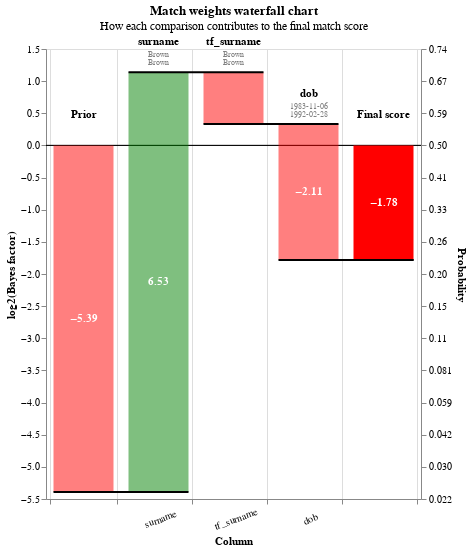

The notebook cell this image was saved under:
### Code cell
linker.waterfall_chart(linker.predict().as_record_dict(limit=2))

### Figure 1 — Vega-Lite specification as saved in the notebook (floating-point values rounded to 4 significant figures)
{"$schema": "https://vega.github.io/schema/vega-lite/v5.2.0.json", "config": {"view": {"continuousHeight": 300, "continuousWidth": 400}}, "data": {"values": [{"bar_sort_order": 0, "bayes_factor": 0.02382, "bayes_factor_description": null, "column_name": "Prior", "comparison_vector_value": null, "label_for_charts": "Starting match weight (prior)", "log2_bayes_factor": -5.392, "m_probability": null, "record_number": 0, "sql_condition": null, "term_frequency_adjustment": null, "u_probability": null, "value_l": "", "value_r": ""}, {"bar_sort_order": 1, "bayes_factor": 1, "bayes_factor_description": "If comparison level is `null` then comparison is 1.00 times more likely to be a match", "column_name": "first_name", "comparison_vector_value": -1, "label_for_charts": "Null", "log2_bayes_factor": 0, "m_probability": null, "record_number": 0, "sql_condition": "first_name_l IS NULL OR first_name_r IS NULL", "term_frequency_adjustment": false, "u_probability": null, "value_l": "Lola", "value_r": "nan"}, {"bar_sort_order": 2, "bayes_factor": 1, "bayes_factor_description": "If comparison level is `null` then comparison is 1.00 times more likely to be a match", "column_name": "tf_first_name", "comparison_vector_value": -1, "label_for_charts": "Null", "log2_bayes_factor": 0, "m_probability": null, "record_number": 0, "sql_condition": "first_name_l IS NULL OR first_name_r IS NULL", "term_frequency_adjustment": true, "u_probability": null, "value_l": "", "value_r": ""}, {"bar_sort_order": 3, "bayes_factor": 92.39, "bayes_factor_description": "If comparison level is `exact_match` then comparison is 92.39 times more likely to be a match", "column_name": "surname", "comparison_vector_value": 2, "label_for_charts": "exact_match", "log2_bayes_factor": 6.53, "m_probability": 0.4518, "record_number": 0, "sql_condition": "surname_l = surname_r", "term_frequency_adjustment": false, "u_probability": 0.00489, "value_l": "Brown", "value_r": "Brown"}, {"bar_sort_order": 4, "bayes_factor": 0.5721, "bayes_factor_description": "Term frequency adjustment on surname makes comparison  1.75 times less likely to be a match", "column_name": "tf_surname", "comparison_vector_value": 2, "label_for_charts": "Term freq adjustment on surname with weight {cl.tf_adjustment_weight}", "log2_bayes_factor": -0.8056, "m_probability": null, "record_number": 0, "sql_condition": "surname_l = surname_r", "term_frequency_adjustment": true, "u_probability": null, "value_l": "Brown", "value_r": "Brown"}, {"bar_sort_order": 5, "bayes_factor": 0.2309, "bayes_factor_description": "If comparison level is `all other comparisons` then comparison is  4.33 times less likely to be a match", "column_name": "dob", "comparison_vector_value": 0, "label_for_charts": "All other comparisons", "log2_bayes_factor": -2.115, "m_probability": 0.2265, "record_number": 0, "sql_condition": "ELSE", "term_frequency_adjustment": false, "u_probability": 0.9811, "value_l": "1983-11-06", "value_r": "1992-02-28"}, {"bar_sort_order": 6, "bayes_factor": 1, "bayes_factor_description": "If comparison level is `all other comparisons` then comparison is  4.33 times less likely to be a match", "column_name": "tf_dob", "comparison_vector_value": 0, "label_for_charts": "All other comparisons", "log2_bayes_factor": 0, "m_probability": 0.2265, "record_number": 0, "sql_condition": "ELSE", "term_frequency_adjustment": true, "u_probability": 0.9811, "value_l": "", "value_r": ""}, {"bar_sort_order": 7, "bayes_factor": 1, "bayes_factor_description": "If comparison level is `null` then comparison is 1.00 times more likely to be a match", "column_name": "city", "comparison_vector_value": -1, "label_for_charts": "Null", "log2_bayes_factor": 0, "m_probability": null, "record_number": 0, "sql_condition": "city_l IS NULL OR city_r IS NULL", "term_frequency_adjustment": false, "u_probability": null, "value_l": "Bradford", "value_r": "nan"}, {"bar_sort_order": 8, "bayes_factor": 1, "bayes_factor_description": "If comparison level is `null` then comparison is 1.00 times more likely to be a match", "column_name": "tf_city", "comparison_vector_value": -1, "label_for_charts": "Null", "log2_bayes_factor": 0, "m_probability": null, "record_number": 0, "sql_condition": "city_l IS NULL OR city_r IS NULL", "term_frequency_adjustment": true, "u_probability": null, "value_l": "", "value_r": ""}, {"bar_sort_order": 9, "bayes_factor": 1, "bayes_factor_description": "If comparison level is `null` then comparison is 1.00 times more likely to be a match", "column_name": "email", "comparison_vector_value": -1, "label_for_charts": "Null", "log2_bayes_factor": 0, "m_probability": null, "record_number": 0, "sql_condition": "email_l IS NULL OR email_r IS NULL", "term_frequency_adjustment": false, "u_probability": null, "value_l": "lola.b@martinesz-jone.net", "value_r": "nan"}, {"bar_sort_order": 10, "bayes_factor": 1, "bayes_factor_description": "If comparison level is `null` then comparison is 1.00 times more likely to be a match", "column_name": "tf_email", "comparison_vector_value": -1, "label_for_charts": "Null", "log2_bayes_factor": 0, "m_probability": null, "record_number": 0, "sql_condition": "email_l IS NULL OR email_r IS NULL", "term_frequency_adjustment": true, "u_probability": null, "value_l": "", "value_r": ""}, {"bar_sort_order": 11, "bayes_factor": 0.2907, "bayes_factor_description": null, "column_name": "Final score", "comparison_vector_value": null, "label_for_charts": "Final score", "log2_bayes_factor": -1.783, "m_probability": null, "record_number": 0, "sql_condition": null, "term_frequency_adjustment": null, "u_probability": null, "value_l": "", "value_r": ""}, {"bar_sort_order": 0, "bayes_factor": 0.02382, "bayes_factor_description": null, "column_name": "Prior", "comparison_vector_value": null, "label_for_charts": "Starting match weight (prior)", "log2_bayes_factor": -5.392, "m_probability": null, "record_number": 1, "sql_condition": null, "term_frequency_adjustment": null, "u_probability": null, "value_l": "", "value_r": ""}, {"bar_sort_order": 1, "bayes_factor": 87.57, "bayes_factor_description": "If comparison level is `exact_match` then comparison is 87.57 times more likely to be a match", "column_name": "first_name", "comparison_vector_value": 2, "label_for_charts": "exact_match", "log2_bayes_factor": 6.452, "m_probability": 0.5074, "record_number": 1, "sql_condition": "first_name_l = first_name_r", "term_frequency_adjustment": false, "u_probability": 0.005794, "value_l": "Charlotte", "value_r": "Charlotte"}, {"bar_sort_order": 2, "bayes_factor": 0.8024, "bayes_factor_description": "Term frequency adjustment on first_name makes comparison  1.25 times less likely to be a match", "column_name": "tf_first_name", "comparison_vector_value": 2, "label_for_charts": "Term freq adjustment on first_name with weight {cl.tf_adjustment_weight}", "log2_bayes_factor": -0.3176, "m_probability": null, "record_number": 1, "sql_condition": "first_name_l = first_name_r", "term_frequency_adjustment": true, "u_probability": null, "value_l": "Charlotte", "value_r": "Charlotte"}, {"bar_sort_order": 3, "bayes_factor": 92.39, "bayes_factor_description": "If comparison level is `exact_match` then comparison is 92.39 times more likely to be a match", "column_name": "surname", "comparison_vector_value": 2, "label_for_charts": "exact_match", "log2_bayes_factor": 6.53, "m_probability": 0.4518, "record_number": 1, "sql_condition": "surname_l = surname_r", "term_frequency_adjustment": false, "u_probability": 0.00489, "value_l": "Johnson", "value_r": "Johnson"}, {"bar_sort_order": 4, "bayes_factor": 2.002, "bayes_factor_description": "Term frequency adjustment on surname makes comparison 2.00 times more likely to be a match", "column_name": "tf_surname", "comparison_vector_value": 2, "label_for_charts": "Term freq adjustment on surname with weight {cl.tf_adjustment_weight}", "log2_bayes_factor": 1.002, "m_probability": null, "record_number": 1, "sql_condition": "surname_l = surname_r", "term_frequency_adjustment": true, "u_probability": null, "value_l": "Johnson", "value_r": "Johnson"}, {"bar_sort_order": 5, "bayes_factor": 0.2309, "bayes_factor_description": "If comparison level is `all other comparisons` then comparison is  4.33 times less likely to be a match", "column_name": "dob", "comparison_vector_value": 0, "label_for_charts": "All other comparisons", "log2_bayes_factor": -2.115, "m_probability": 0.2265, "record_number": 1, "sql_condition": "ELSE", "term_frequency_adjustment": false, "u_probability": 0.9811, "value_l": "2022-02-02", "value_r": "2012-01-06"}, {"bar_sort_order": 6, "bayes_factor": 1, "bayes_factor_description": "If comparison level is `all other comparisons` then comparison is  4.33 times less likely to be a match", "column_name": "tf_dob", "comparison_vector_value": 0, "label_for_charts": "All other comparisons", "log2_bayes_factor": 0, "m_probability": 0.2265, "record_number": 1, "sql_condition": "ELSE", "term_frequency_adjustment": true, "u_probability": 0.9811, "value_l": "", "value_r": ""}, {"bar_sort_order": 7, "bayes_factor": 0.4464, "bayes_factor_description": "If comparison level is `all other comparisons` then comparison is  2.24 times less likely to be a match", "column_name": "city", "comparison_vector_value": 0, "label_for_charts": "All other comparisons", "log2_bayes_factor": -1.164, "m_probability": 0.4218, "record_number": 1, "sql_condition": "ELSE", "term_frequency_adjustment": false, "u_probability": 0.9449, "value_l": "Telford", "value_r": "fTelford"}, {"bar_sort_order": 8, "bayes_factor": 1, "bayes_factor_description": "If comparison level is `all other comparisons` then comparison is  2.24 times less likely to be a match", "column_name": "tf_city", "comparison_vector_value": 0, "label_for_charts": "All other comparisons", "log2_bayes_factor": 0, "m_probability": 0.4218, "record_number": 1, "sql_condition": "ELSE", "term_frequency_adjustment": true, "u_probability": 0.9449, "value_l": "", "value_r": ""}, {"bar_sort_order": 9, "bayes_factor": 0.4234, "bayes_factor_description": "If comparison level is `all other comparisons` then comparison is  2.36 times less likely to be a match", "column_name": "email", "comparison_vector_value": 0, "label_for_charts": "All other comparisons", "log2_bayes_factor": -1.24, "m_probability": 0.4225, "record_number": 1, "sql_condition": "ELSE", "term_frequency_adjustment": false, "u_probability": 0.9978, "value_l": "charlottej68@lee-taylor.org", "value_r": "charlottej68@lee-taylor@.org"}, {"bar_sort_order": 10, "bayes_factor": 1, "bayes_factor_description": "If comparison level is `all other comparisons` then comparison is  2.36 times less likely to be a match", "column_name": "tf_email", "comparison_vector_value": 0, "label_for_charts": "All other comparisons", "log2_bayes_factor": 0, "m_probability": 0.4225, "record_number": 1, "sql_condition": "ELSE", "term_frequency_adjustment": true, "u_probability": 0.9978, "value_l": "", "value_r": ""}, {"bar_sort_order": 11, "bayes_factor": 13.51, "bayes_factor_description": null, "column_name": "Final score", "comparison_vector_value": null, "label_for_charts": "Final score", "log2_bayes_factor": 3.756, "m_probability": null, "record_number": 1, "sql_condition": null, "term_frequency_adjustment": null, "u_probability": null, "value_l": "", "value_r": ""}]}, "height": 450, "layer": [{"layer": [{"encoding": {"color": {"value": "black"}, "size": {"value": 0.5}, "y": {"field": "zero", "type": "quantitative"}}, "mark": "rule"}, {"encoding": {"color": {"condition": {"test": "(datum.log2_bayes_factor < 0)", "value": "red"}, "value": "green"}, "opacity": {"condition": {"test": "datum.column_name == 'Prior match weight' || datum.column_name == 'Final score'", "value": 1}, "value": 0.5}, "tooltip": [{"field": "column_name", "title": "Comparison column", "type": "nominal"}, {"field": "value_l", "title": "Value (L)", "type": "nominal"}, {"field": "value_r", "title": "Value (R)", "type": "nominal"}, {"field": "label_for_charts", "title": "Label", "type": "ordinal"}, {"field": "sql_condition", "title": "SQL condition", "type": "nominal"}, {"field": "comparison_vector_value", "title": "Comparison vector value", "type": "nominal"}, {"field": "bayes_factor", "format": ",.4f", "title": "Bayes factor = m/u", "type": "quantitative"}, {"field": "log2_bayes_factor", "format": ",.4f", "title": "Match weight = log2(m/u)", "type": "quantitative"}, {"field": "prob", "format": ".4f", "title": "Adjusted match score", "type": "quantitative"}, {"field": "bayes_factor_description", "title": "Match weight description", "type": "nominal"}], "x": {"axis": {"grid": true, "labelAlign": "center", "labelAngle": -20, "labelExpr": "datum.value == 'Prior' || datum.value == 'Final score' ? '' : datum.value", "labelPadding": 10, "tickBand": "extent", "title": "Column"}, "field": "column_name", "sort": {"field": "bar_sort_order", "order": "ascending"}, "type": "nominal"}, "y": {"axis": {"grid": false, "orient": "left", "title": "log2(Bayes factor)"}, "field": "previous_sum", "type": "quantitative"}, "y2": {"field": "sum"}}, "mark": {"type": "bar", "width": 60}}, {"encoding": {"color": {"value": "white"}, "text": {"condition": {"field": "log2_bayes_factor", "format": ".2f", "test": "abs(datum.log2_bayes_factor) > 1", "type": "nominal"}, "value": ""}, "x": {"axis": {"labelAngle": 0, "title": "Column"}, "field": "column_name", "sort": {"field": "bar_sort_order", "order": "ascending"}, "type": "nominal"}, "y": {"axis": {"orient": "left"}, "field": "center", "type": "quantitative"}}, "mark": {"fontWeight": "bold", "type": "text"}}, {"encoding": {"color": {"value": "black"}, "text": {"field": "column_name", "type": "nominal"}, "x": {"axis": {"labelAngle": 0, "title": "Column"}, "field": "column_name", "sort": {"field": "bar_sort_order", "order": "ascending"}, "type": "nominal"}, "y": {"field": "sum_top", "type": "quantitative"}}, "mark": {"baseline": "bottom", "dy": -25, "fontWeight": "bold", "type": "text"}}, {"encoding": {"color": {"value": "grey"}, "text": {"field": "value_l", "type": "nominal"}, "x": {"axis": {"labelAngle": 0, "title": "Column"}, "field": "column_name", "sort": {"field": "bar_sort_order", "order": "ascending"}, "type": "nominal"}, "y": {"field": "sum_top", "type": "quantitative"}}, "mark": {"baseline": "bottom", "dy": -13, "fontSize": 8, "type": "text"}}, {"encoding": {"color": {"value": "grey"}, "text": {"field": "value_r", "type": "nominal"}, "x": {"axis": {"labelAngle": 0, "title": "Column"}, "field": "column_name", "sort": {"field": "bar_sort_order", "order": "ascending"}, "type": "nominal"}, "y": {"field": "sum_top", "type": "quantitative"}}, "mark": {"baseline": "bottom", "dy": -5, "fontSize": 8, "type": "text"}}]}, {"encoding": {"x": {"axis": {"labelAngle": 0, "title": "Column"}, "field": "column_name", "sort": {"field": "bar_sort_order", "order": "ascending"}, "type": "nominal"}, "x2": {"field": "lead"}, "y": {"axis": {"labelExpr": "format(1 / (1 + pow(2, -1*datum.value)), '.2r')", "orient": "right", "title": "Probability"}, "field": "sum", "scale": {"zero": false}, "type": "quantitative"}}, "mark": {"color": "black", "strokeWidth": 2, "type": "rule", "x2Offset": 30, "xOffset": -30}}], "params": [{"bind": {"input": "range", "max": 1, "min": 0, "step": 1}, "description": "Filter by the interation number", "name": "record_number", "value": 0}], "resolve": {"axis": {"y": "independent"}}, "title": {"subtitle": "How each comparison contributes to the final match score", "text": "Match weights waterfall chart"}, "transform": [{"filter": "(datum.record_number == record_number)"}, {"filter": "(datum.bayes_factor !== 1.0)"}, {"frame": [null, 0], "window": [{"as": "sum", "field": "log2_bayes_factor", "op": "sum"}, {"as": "lead", "field": "column_name", "op": "lead"}]}, {"as": "sum", "calculate": "datum.column_name === \"Final score\" ? datum.sum - datum.log2_bayes_factor : datum.sum"}, {"as": "lead", "calculate": "datum.lead === null ? datum.column_name : datum.lead"}, {"as": "previous_sum", "calculate": "datum.column_name === \"Final score\" || datum.column_name === \"Prior match weight\" ? 0 : datum.sum - datum.log2_bayes_factor"}, {"as": "top_label", "calculate": "datum.sum > datum.previous_sum ? datum.column_name : \"\""}, {"as": "bottom_label", "calculate": "datum.sum < datum.previous_sum ? datum.column_name : \"\""}, {"as": "sum_top", "calculate": "datum.sum > datum.previous_sum ? datum.sum : datum.previous_sum"}, {"as": "sum_bottom", "calculate": "datum.sum < datum.previous_sum ? datum.sum : datum.previous_sum"}, {"as": "center", "calculate": "(datum.sum + datum.previous_sum) / 2"}, {"as": "text_log2_bayes_factor", "calculate": "(datum.log2_bayes_factor > 0 ? \"+\" : \"\") + datum.log2_bayes_factor"}, {"as": "dy", "calculate": "datum.sum < datum.previous_sum ? 4 : -4"}, {"as": "baseline", "calculate": "datum.sum < datum.previous_sum ? \"top\" : \"bottom\""}, {"as": "prob", "calculate": "1. / (1 + pow(2, -1.*datum.sum))"}, {"as": "zero", "calculate": "0*datum.sum"}], "width": {"step": 75}}
